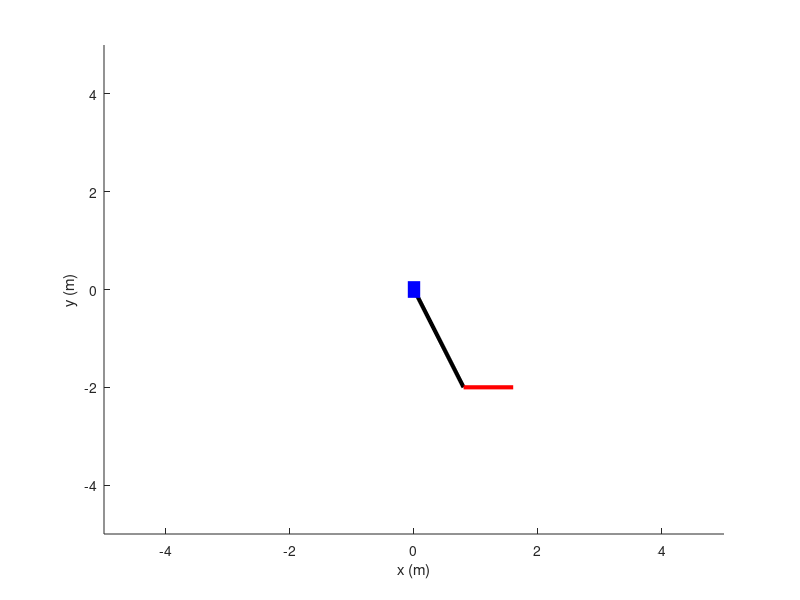

The MATLAB script that drew this image: (Note: this script raises an error after producing the figure.)
clc
clear all
format short
L1=0.8;L3=0.8;
q1=0;d2=2;q3=0;

q=q1;d=0;a=0;alpha=0; %for i=1
T01=[cos(q) -sin(q) 0 a;sin(q)*cos(alpha) cos(q)*cos(alpha) -sin(alpha) -sin(alpha)*d;sin(q)*sin(alpha) cos(q)*sin(alpha) cos(alpha) cos(alpha)*d;0 0 0 1];
q=0;d=d2;a=L1;alpha=pi/2; %for i=2
T12=[cos(q) -sin(q) 0 a;sin(q)*cos(alpha) cos(q)*cos(alpha) -sin(alpha) -sin(alpha)*d;sin(q)*sin(alpha) cos(q)*sin(alpha) cos(alpha) cos(alpha)*d;0 0 0 1];
q=q3;d=0;a=0;alpha=-pi/2; %for i=3
T23=[cos(q) -sin(q) 0 a;sin(q)*cos(alpha) cos(q)*cos(alpha) -sin(alpha) -sin(alpha)*d;sin(q)*sin(alpha) cos(q)*sin(alpha) cos(alpha) cos(alpha)*d;0 0 0 1];
q=0;a=L3;d=0;alpha=0; %for i=4
T34=[cos(q) -sin(q) 0 a;sin(q)*cos(alpha) cos(q)*cos(alpha) -sin(alpha) -sin(alpha)*d;sin(q)*sin(alpha) cos(q)*sin(alpha) cos(alpha) cos(alpha)*d;0 0 0 1];

T02=T01*T12;
T03=T01*T12*T23;
T04=T01*T12*T23*T34


axis([-5 5 -5 5]);

Ax1 = [T01(1,4),T02(1,4)];
Ay1 = [T01(2,4),T02(2,4)];
Ax2 = [T02(1,4),T03(1,4)];
Ay2 = [T02(2,4),T03(2,4)];
Ax3 = [T03(1,4),T04(1,4)];
Ay3 = [T03(2,4),T04(2,4)];
Ax4 = [-.1,.1];
Ay4 =  [0,0];
p1  = line(Ax1,Ay1,'LineWidth',[3],'Color','k');
p2  = line(Ax2,Ay2,'LineWidth',[3],'Color','M');
p3  = line(Ax3,Ay3,'LineWidth',[3],'Color','R');
p4  = line(Ax4,Ay4,'LineWidth',[12],'Color','B');

drawnow
xlabel('x (m)')
ylabel('y (m)')  

pause()

  for t=0:.01:1
      q1=pi/3*t;
      d2=2+3*t;
      q3=pi/3*t;
      
      q=q1;d=0;a=0;alpha=0; %for i=1
      T01=[cos(q) -sin(q) 0 a;sin(q)*cos(alpha) cos(q)*cos(alpha) -sin(alpha) -sin(alpha)*d;sin(q)*sin(alpha) cos(q)*sin(alpha) cos(alpha) cos(alpha)*d;0 0 0 1];
      q=0;d=d2;a=L1;alpha=pi/2; %for i=2
      T12=[cos(q) -sin(q) 0 a;sin(q)*cos(alpha) cos(q)*cos(alpha) -sin(alpha) -sin(alpha)*d;sin(q)*sin(alpha) cos(q)*sin(alpha) cos(alpha) cos(alpha)*d;0 0 0 1];
      q=q3;d=0;a=0;alpha=- pi/2; %for i=3
      T23=[cos(q) -sin(q) 0 a;sin(q)*cos(alpha) cos(q)*cos(alpha) -sin(alpha) -sin(alpha)*d;sin(q)*sin(alpha) cos(q)*sin(alpha) cos(alpha) cos(alpha)*d;0 0 0 1];
      q=0;a=L3;d=0;alpha=0; %for i=4
      T34=[cos(q) -sin(q) 0 a;sin(q)*cos(alpha) cos(q)*cos(alpha) -sin(alpha) -sin(alpha)*d;sin(q)*sin(alpha) cos(q)*sin(alpha) cos(alpha) cos(alpha)*d;0 0 0 1];
      
      T02=T01*T12;
      T03=T01*T12*T23;
      T04=T01*T12*T23*T34
      
      Ax1 = [T01(1,4),T02(1,4)];
      Ay1 = [T01(2,4),T02(2,4)];
      Ax2 = [T02(1,4),T03(1,4)];
      Ay2 = [T02(2,4),T03(2,4)];
      Ax3 = [T03(1,4),T04(1,4)];
      Ay3 = [T03(2,4),T04(2,4)];
      Ax4 = [-.1,.1];
      Ay4 =  [0,0];
      
      set(p1,'X', Ax1, 'Y',Ay1)
      set(p2,'X', Ax2, 'Y',Ay2)
      set(p3,'X', Ax3, 'Y',Ay3)
      set(p4,'X', Ax4, 'Y',Ay4)
      set(p4,'X', Ax4, 'Y',Ay4)
      
      drawnow
      
      pause(.01)
  end
